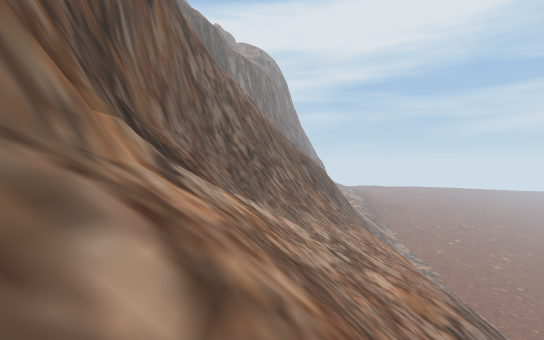
View 1 (above)

13 first-person views from a walk through a scene from a Unity 3-D project. The camera is 1.5 m above the floor, tilts 2° down and sees 90° across. Doors are open. The floor is counted in squares, 2 m on a side. Each view is taken from the middle of a square. On the plan, view 1 faces up. The plan holds only what a view shows up to about 10 squares ahead; the rest is blank. The place goes on beyond the plan. The player is left out.

View 2
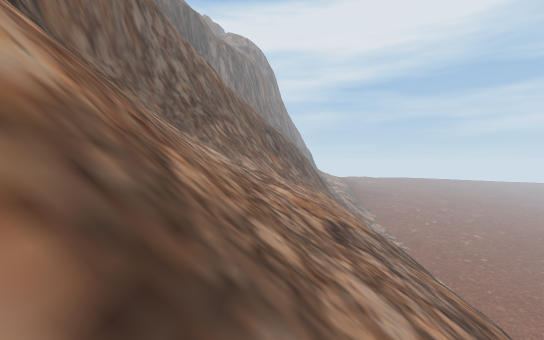

View 3
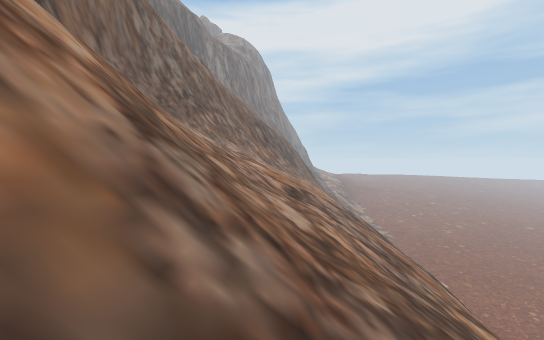

View 4
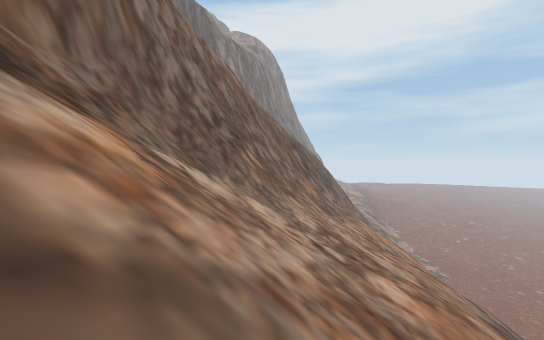

View 5
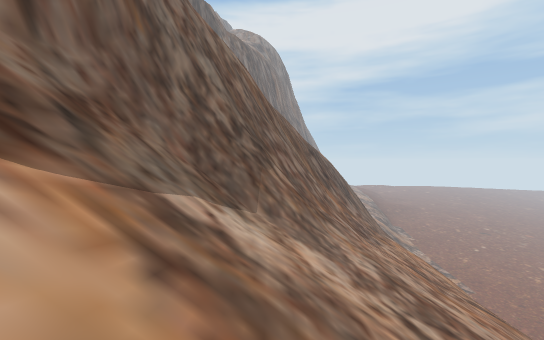

View 6
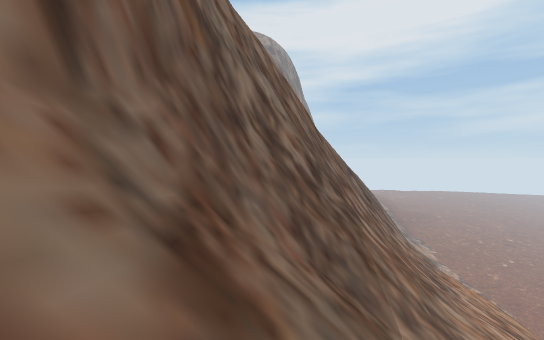

View 7
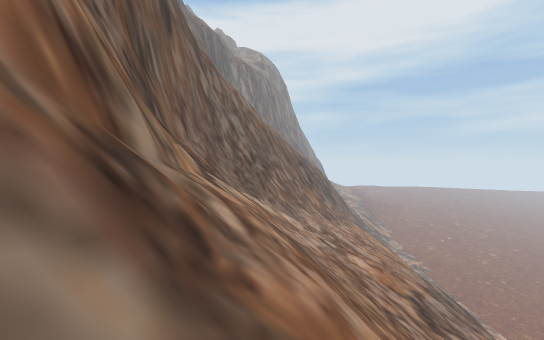

View 8
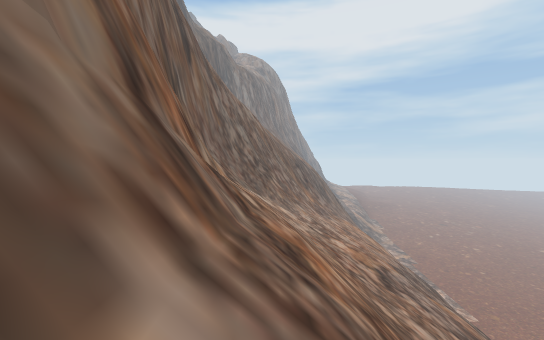

View 9
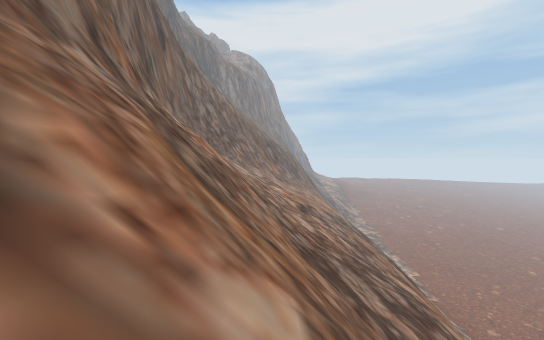

View 10
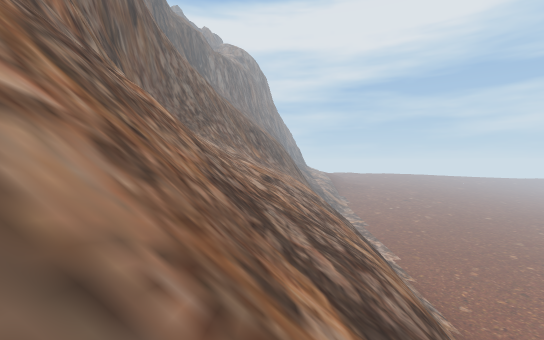

View 11
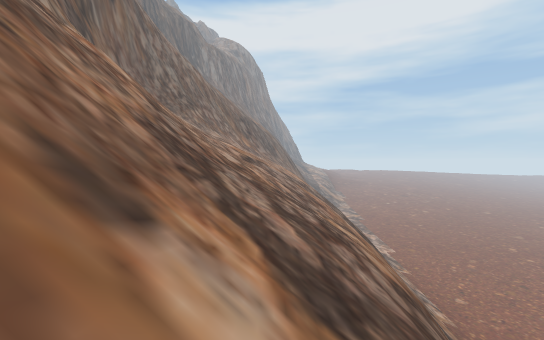

View 12
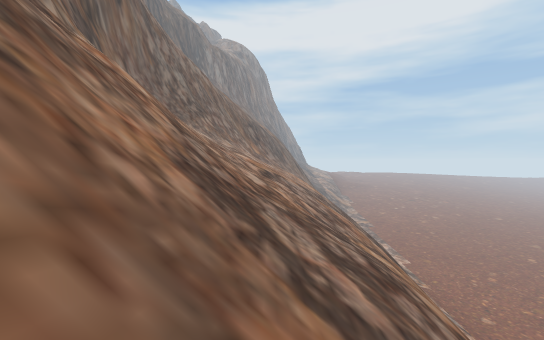

View 13
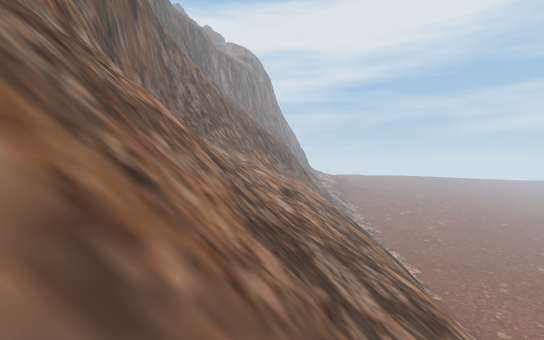

### Floor plan
Key: @ floor where view 1 was taken; # wall or solid block; / step, stairs or slope; = window, fence, low wall or low ledge; v drop or lower ground.
Columns run from 4 left of view 1 to 11 right of it. Each row starts with its distance up from view 1.
 17       ##////
 16      ##/////
 15     ###//////
 14     #////////
 13    ##/////////
 12    #==////////
 11   ##/////////
 10  ##//////////
  9 ##///////////
  8 #//////////////
  7 ##/////////////
  6 ##/////////////
  5  #/////////////
  4  #/////////////
  3  ##////////////
  2   #//=/////////
  1   #//#/////////
  0   ##@//////////
 -1   ##//////////vv
 -2    #//#///////v
 -3    #//#///////
 -4    #//#//////
 -5    #//#/=////
 -6     ////////
 -7      //////
 -8       /////
 -9        / /

Where each view was taken, in squares from view 1:
view 1: 0 up, 0 right, facing up
view 2: 1 down, 3 right, facing up
view 3: 3 down, 4 right, facing up
view 4: 3 up, 1 right, facing up
view 5: 5 up, 0 right, facing up
view 6: 7 up, 2 left, facing up
view 7: 2 down, 0 right, facing up
view 8: 5 down, 0 right, facing up
view 9: 9 down, 3 right, facing up
view 10: 9 down, 5 right, facing up
view 11: 8 down, 6 right, facing up
view 12: 7 down, 5 right, facing up
view 13: 7 down, 4 right, facing up
